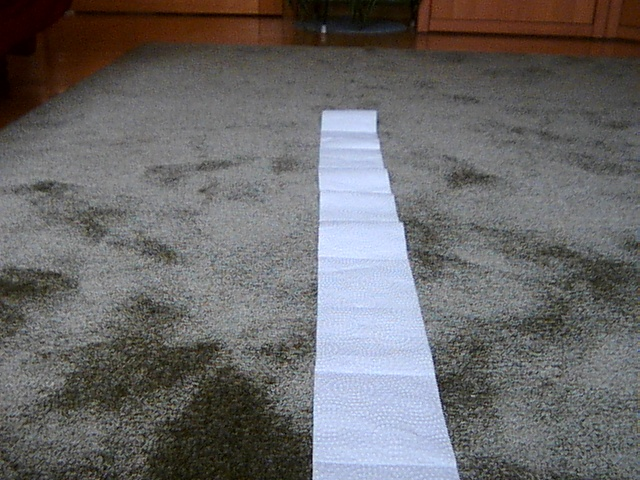
#> input picture Line_detection_testing/imag.jpg, 640 x 480 px
$ python OtsuThreshPhoto.py
#> lines starting #> are read from the running program, lines starting #| are printed output that depends on the picture; after the words box and inside, x2 and y2 are one past the last pixel; in counts of white or black regions, pixels touching at a corner belong together
# Python program to illustrate
# Otsu thresholding type on an image

# organizing imports
import cv2
import numpy as np

# path to input image is specified and
# image is loaded with imread command
image1 = cv2.imread('imag.jpg')
#> image1 is the input picture: shape (480, 640, 3); mean B, G, R 105.7, 105, 106.4

# cv2.cvtColor is applied over the
# image input with applied parameters
# to convert the image in grayscale
img = cv2.cvtColor(image1, cv2.COLOR_BGR2GRAY)
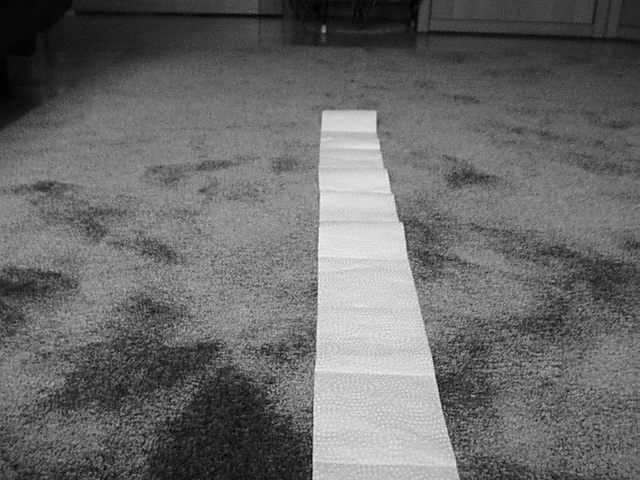
#> img: shape (480, 640); min 0, max 247, mean 105.5

# applying Otsu thresholding
# as an extra flag in binary
# thresholding
ret, thresh1 = cv2.threshold(img, 120, 255, cv2.THRESH_BINARY +
											cv2.THRESH_OTSU)
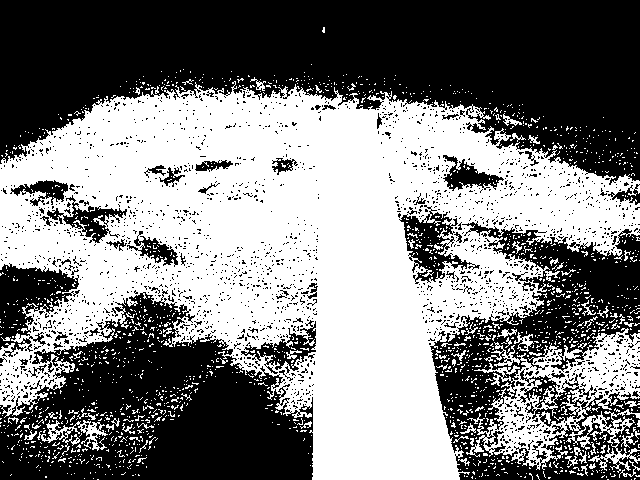
#> thresh1: shape (480, 640); 49.9% white; 1689 white regions (1610 under 20 px), largest, box (x1, y1, x2, y2) and area: (0, 81, 640, 480) 133822, (466, 328, 640, 473) 10158, (37, 420, 108, 456) 745
#> ret = 105

# the window showing output image
# with the corresponding thresholding
# techniques applied to the input image
cv2.imshow('Otsu Threshold', thresh1)

# De-allocate any associated memory usage
if cv2.waitKey(0) & 0xff == 27:
#> (key Esc is pressed here)
	cv2.destroyAllWindows()
